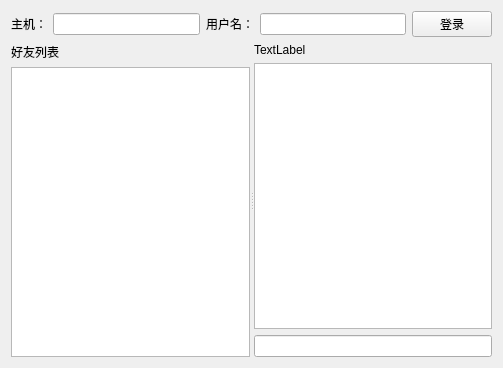
<?xml version="1.0" encoding="UTF-8"?>
<ui version="4.0">
 <class>ClientProgram</class>
 <widget class="QWidget" name="ClientProgram">
  <property name="geometry">
   <rect>
    <x>0</x>
    <y>0</y>
    <width>503</width>
    <height>368</height>
   </rect>
  </property>
  <property name="windowTitle">
   <string>ClientProgram</string>
  </property>
  <layout class="QVBoxLayout" name="verticalLayout_3">
   <item>
    <layout class="QHBoxLayout" name="horizontalLayout">
     <item>
      <widget class="QLabel" name="label">
       <property name="text">
        <string>主机：</string>
       </property>
      </widget>
     </item>
     <item>
      <widget class="QLineEdit" name="leHost"/>
     </item>
     <item>
      <widget class="QLabel" name="label_2">
       <property name="text">
        <string>用户名：</string>
       </property>
      </widget>
     </item>
     <item>
      <widget class="QLineEdit" name="leUser"/>
     </item>
     <item>
      <widget class="QPushButton" name="pbLogin">
       <property name="text">
        <string>登录</string>
       </property>
       <property name="checkable">
        <bool>true</bool>
       </property>
      </widget>
     </item>
    </layout>
   </item>
   <item>
    <widget class="QSplitter" name="splitter">
     <property name="orientation">
      <enum>Qt::Horizontal</enum>
     </property>
     <widget class="QWidget" name="layoutWidget">
      <layout class="QVBoxLayout" name="verticalLayout">
       <item>
        <widget class="QLabel" name="label_3">
         <property name="text">
          <string>好友列表</string>
         </property>
        </widget>
       </item>
       <item>
        <widget class="QListWidget" name="lwContacts">
         <property name="sizePolicy">
          <sizepolicy hsizetype="Preferred" vsizetype="Expanding">
           <horstretch>0</horstretch>
           <verstretch>0</verstretch>
          </sizepolicy>
         </property>
        </widget>
       </item>
      </layout>
     </widget>
     <widget class="QWidget" name="enableCtrl" native="true">
      <layout class="QVBoxLayout" name="verticalLayout_2">
       <item>
        <widget class="QLabel" name="lbInfos">
         <property name="text">
          <string>TextLabel</string>
         </property>
        </widget>
       </item>
       <item>
        <widget class="QTextEdit" name="teMessages">
         <property name="readOnly">
          <bool>true</bool>
         </property>
         <property name="acceptRichText">
          <bool>false</bool>
         </property>
        </widget>
       </item>
       <item>
        <widget class="QLineEdit" name="leSendBuffer"/>
       </item>
      </layout>
     </widget>
    </widget>
   </item>
  </layout>
 </widget>
 <resources/>
 <connections/>
</ui>
